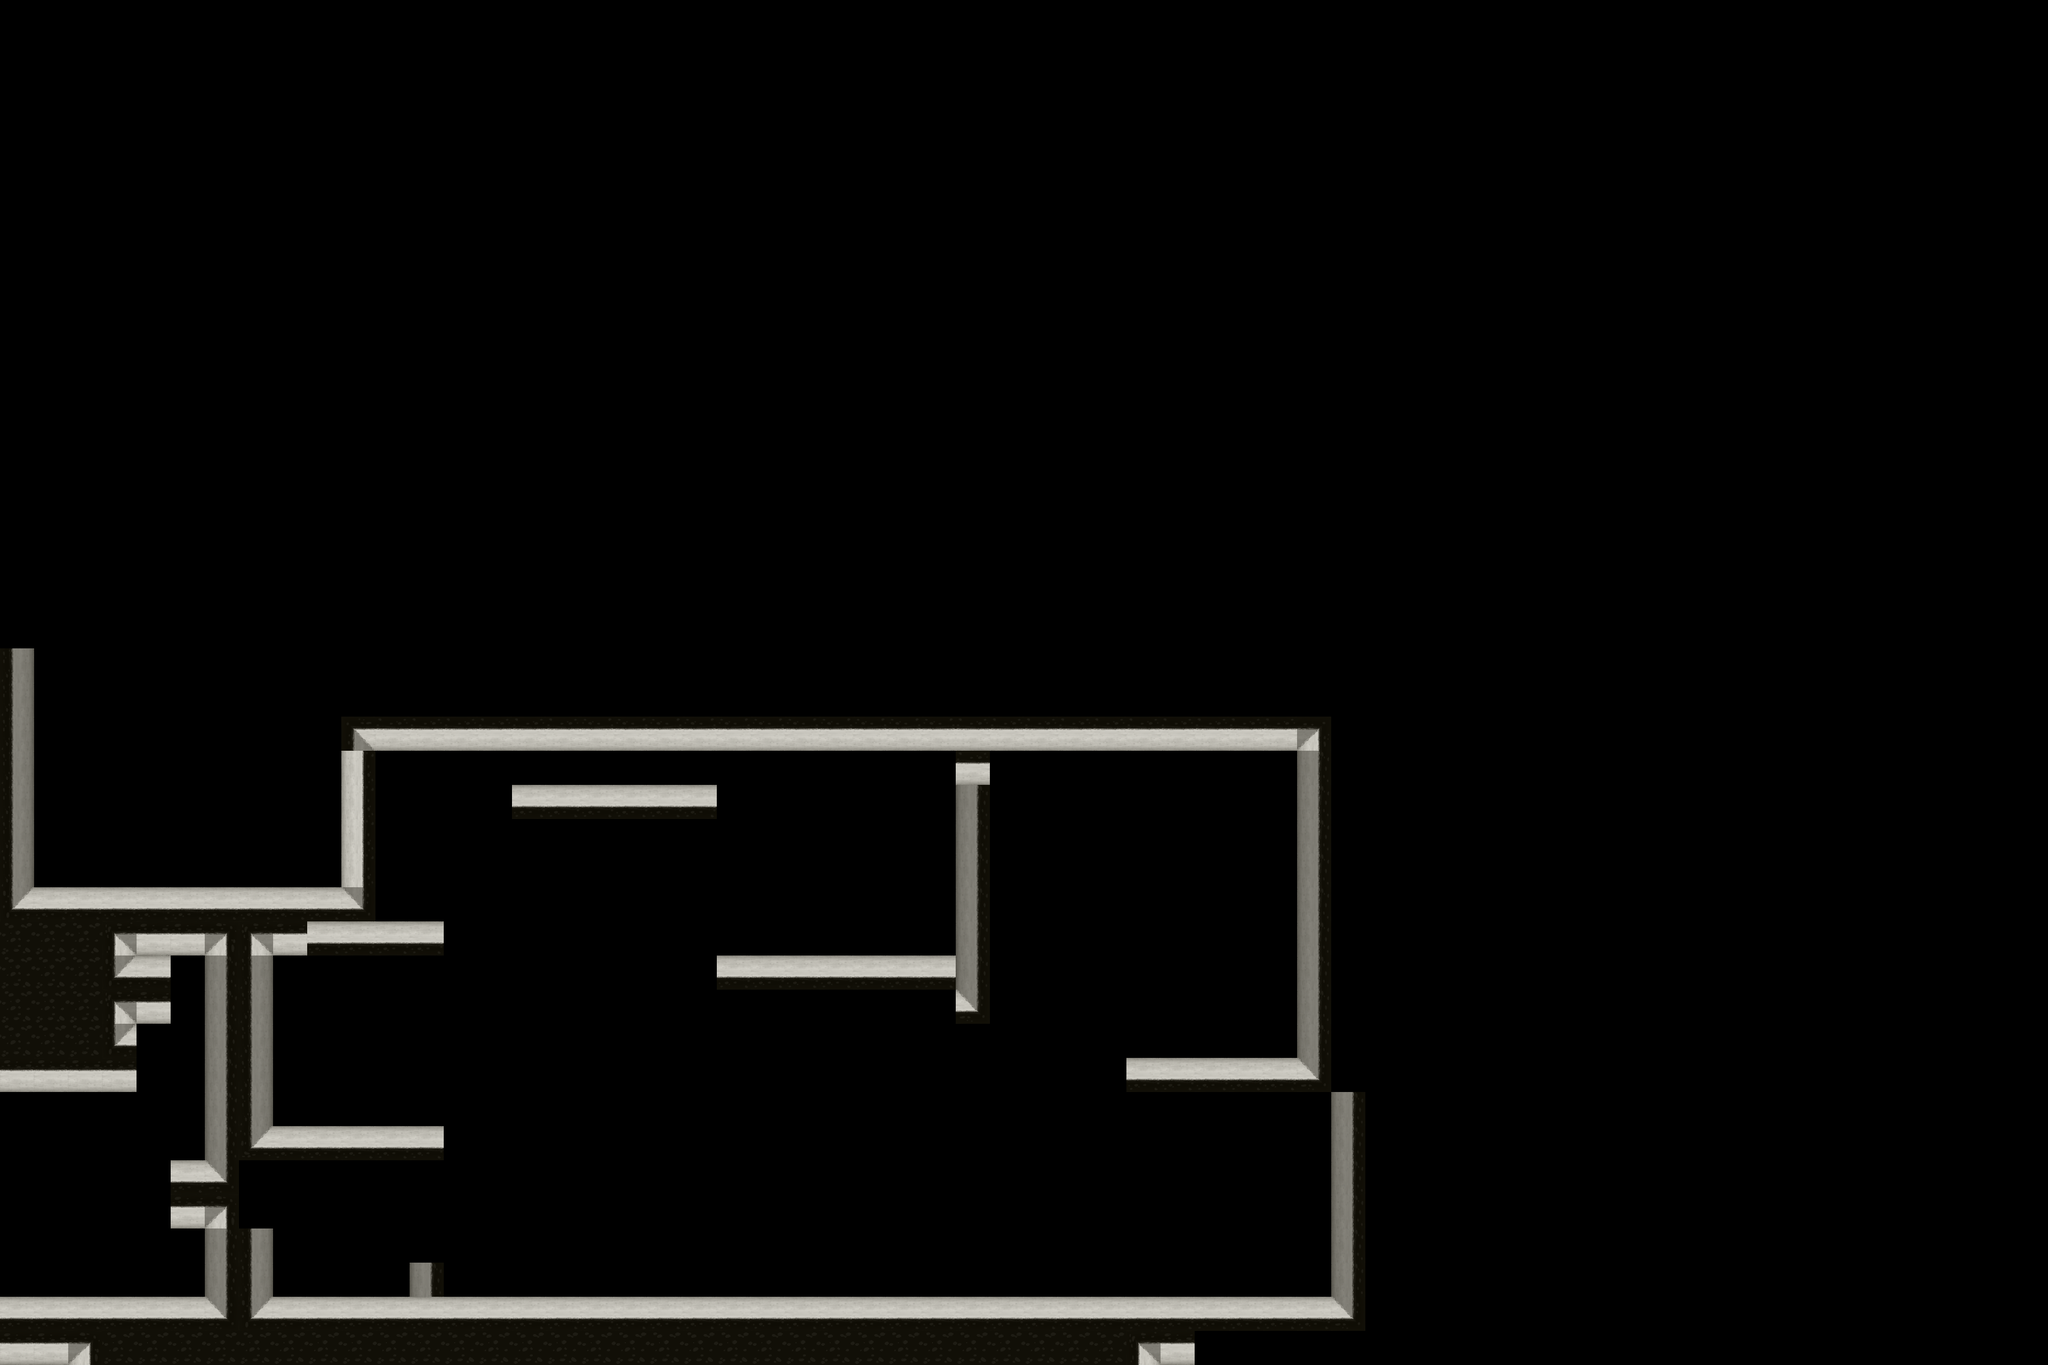

A level layout from a 2D game, rendered from its tile map. Below: a short description, then the map file with tile-grid data replaced by summaries:
An orthogonal 60x40 tile map with 64x64 px tiles, 1 tile layer (Tile Layer 1), 3 tilesets and 13 objects (12x Collectable, Player).

<map version="1.10" tiledversion="1.10.2" orientation="orthogonal" renderorder="right-down" width="60" height="40" tilewidth="64" tileheight="64" infinite="0" nextlayerid="4" nextobjectid="83">
 <tileset firstgid="1" name="Tileset" tilewidth="64" tileheight="64" tilecount="27" columns="9">
  <image source="tile1.png" width="576" height="192" />
  <wangsets>
   <wangset name="Walls" type="mixed" tile="-1">
    <wangcolor name="" color="#ff0000" tile="-1" probability="1" />
    <wangtile tileid="0" wangid="0,0,0,1,1,1,0,0" />
    <wangtile tileid="1" wangid="0,1,1,1,0,0,0,0" />
    <wangtile tileid="2" wangid="0,1,1,1,1,1,0,0" />
    <wangtile tileid="3" wangid="0,0,0,1,1,1,1,1" />
    <wangtile tileid="4" wangid="0,0,0,0,0,1,1,1" />
    <wangtile tileid="5" wangid="1,1,0,0,0,1,1,1" />
    <wangtile tileid="6" wangid="1,1,1,1,0,0,0,1" />
    <wangtile tileid="7" wangid="1,1,0,0,0,0,0,1" />
    <wangtile tileid="8" wangid="1,1,1,1,1,1,1,1" />
   </wangset>
  </wangsets>
 </tileset>
 <tileset firstgid="28" name="Objects" tilewidth="128" tileheight="128" tilecount="10" columns="10">
  <image source="Objects.png" width="1280" height="128" />
  <tile id="1">
   <properties>
    <property name="buttonID" value="" />
   </properties>
  </tile>
  <tile id="2">
   <properties>
    <property name="buttonID" value="" />
    <property name="plateGroupID" value="" />
    <property name="spawned" type="bool" value="false" />
    <property name="value" type="int" value="2" />
   </properties>
  </tile>
  <tile id="5">
   <properties>
    <property name="plateGroupID" value="" />
   </properties>
  </tile>
  <tile id="6">
   <properties>
    <property name="buttonID" value="" />
    <property name="nextLevel" value="" />
    <property name="plateGroupID" value="" />
    <property name="spawned" type="bool" value="true" />
   </properties>
  </tile>
 </tileset>
 <tileset firstgid="38" name="Wind" tilewidth="256" tileheight="64" tilecount="12" columns="4">
  <image source="wind-animation-spritesheet.png" width="1024" height="192" />
 </tileset>
 <layer id="1" name="Tile Layer 1" width="60" height="40">
  <data>[2400 cells, 225 non-empty, 9 distinct tile ids]</data>
 </layer>
 <objectgroup id="2" name="Object Layer 1" class="Button">
  <object id="44" type="Player" gid="30" x="576" y="2432" width="128" height="128" />
  <object id="71" type="Collectable" gid="30" x="960" y="2432" width="128" height="128">
   <properties>
    <property name="spawned" type="bool" value="true" />
    <property name="value" type="int" value="1" />
   </properties>
  </object>
  <object id="72" type="Collectable" gid="30" x="1088" y="2432" width="128" height="128">
   <properties>
    <property name="spawned" type="bool" value="true" />
    <property name="value" type="int" value="1" />
   </properties>
  </object>
  <object id="73" type="Collectable" gid="30" x="1216" y="2432" width="128" height="128">
   <properties>
    <property name="spawned" type="bool" value="true" />
    <property name="value" type="int" value="1" />
   </properties>
  </object>
  <object id="74" type="Collectable" gid="30" x="1344" y="2432" width="128" height="128">
   <properties>
    <property name="spawned" type="bool" value="true" />
    <property name="value" type="int" value="1" />
   </properties>
  </object>
  <object id="75" type="Collectable" gid="30" x="1472" y="2432" width="128" height="128">
   <properties>
    <property name="spawned" type="bool" value="true" />
    <property name="value" type="int" value="1" />
   </properties>
  </object>
  <object id="76" type="Collectable" gid="30" x="1600" y="2432" width="128" height="128">
   <properties>
    <property name="spawned" type="bool" value="true" />
    <property name="value" type="int" value="1" />
   </properties>
  </object>
  <object id="77" type="Collectable" gid="30" x="1728" y="2432" width="128" height="128">
   <properties>
    <property name="spawned" type="bool" value="true" />
    <property name="value" type="int" value="1" />
   </properties>
  </object>
  <object id="78" type="Collectable" gid="30" x="1856" y="2432" width="128" height="128">
   <properties>
    <property name="spawned" type="bool" value="true" />
    <property name="value" type="int" value="1" />
   </properties>
  </object>
  <object id="79" type="Collectable" gid="30" x="1984" y="2432" width="128" height="128">
   <properties>
    <property name="spawned" type="bool" value="true" />
    <property name="value" type="int" value="1" />
   </properties>
  </object>
  <object id="80" type="Collectable" gid="30" x="2112" y="2432" width="128" height="128">
   <properties>
    <property name="spawned" type="bool" value="true" />
    <property name="value" type="int" value="1" />
   </properties>
  </object>
  <object id="81" type="Collectable" gid="30" x="2240" y="2432" width="128" height="128">
   <properties>
    <property name="spawned" type="bool" value="true" />
    <property name="value" type="int" value="1" />
   </properties>
  </object>
  <object id="82" type="Collectable" gid="30" x="2368" y="2432" width="128" height="128">
   <properties>
    <property name="spawned" type="bool" value="true" />
    <property name="value" type="int" value="1" />
   </properties>
  </object>
 </objectgroup>
</map>